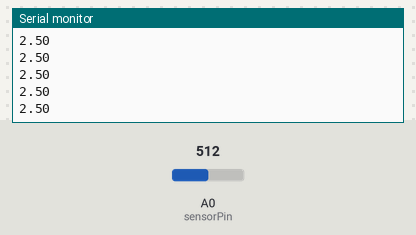
The sketch below on a simulated Arduino Uno, built with avr-gcc and run on an emulated ATmega328P. Shown: the last lines printed to the serial monitor. Inputs (shaded band) come from the test bench; at power-on: A0 (sensorPin) = 512.

Above: at 1.2 s.
1.3 s: A0 (sensorPin) set to 716
At 1.31 s:
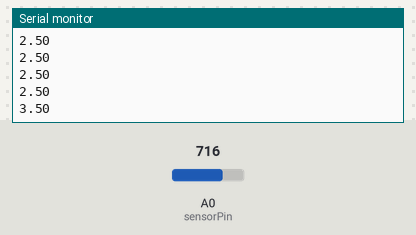
2.8 s: A0 (sensorPin) set to 900
At 2.82 s:
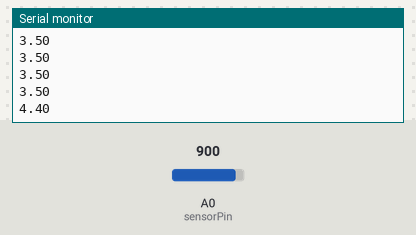
Timing chart, 0 to 5.8 s (numbered marks = the images above; inputs shaded):
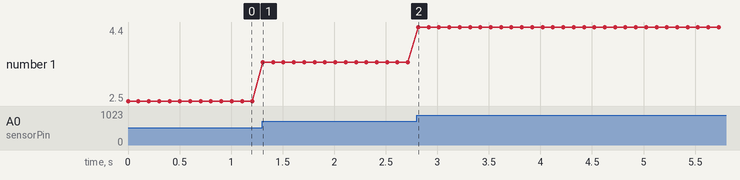

The sketch:

sketch_feb09b.ino
```cpp
int sensorPin = A0;    //电压:0--5V; 0--1023; 即1刻度 ==>  0.04V
int sensorValue;
float voltage ;
void setup() {
  Serial.begin(9600);
}


void loop() {                       //   5/1023=v/s;   v=5s/1023

float voltage ;

  sensorValue = analogRead(sensorPin);   //读取电压值，0-->1023
  voltage = sensorValue/204.6;

  Serial.println(voltage);
  delay(100);
}
```

Measured:
- after the input at 1.3 s, the serial monitor: prints a new line at once (image 1)
- after the input at 2.8 s, the serial monitor: prints a new line at once (image 2)
- plotted number 1: 2.5 → 3.5 after the input at 1.3 s, 3.5 → 4.4 after the input at 2.8 s
